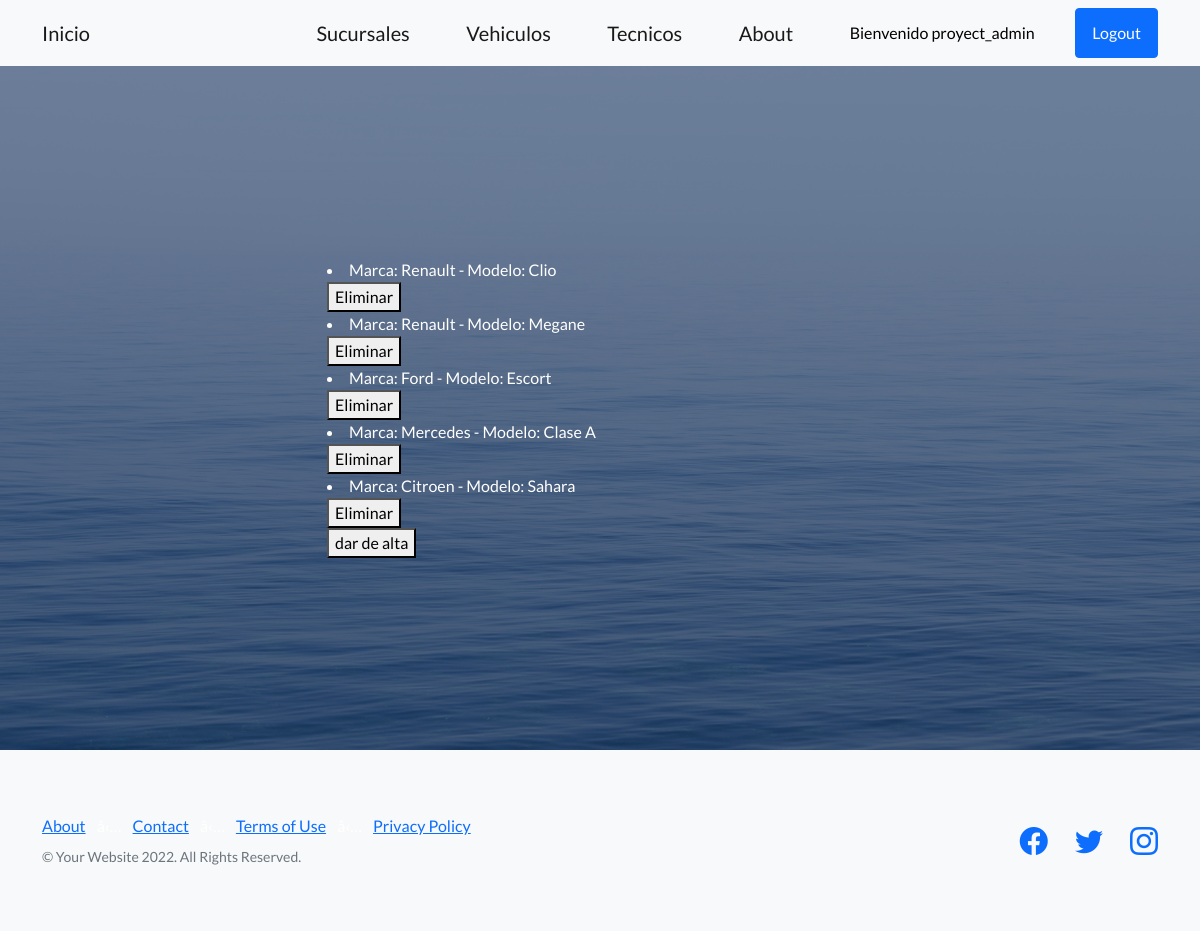
/readveh/ (signed in), run on the app's committed database.
### app_final/models.py (models this page shows)
class Vehiculo(models.Model):
    marca = models.CharField(max_length=40)
    modelo = models.CharField(max_length=40)
    def __str__(self):
        return f'Marca: {self.marca} - Modelo: {self.modelo}'

### app_final/views.py (the view)
# urls.py: path('readveh/', ReadVehiculos, name='readveh'),
def ReadVehiculos(request):
    vehiculos = Vehiculo.objects.all()
    contexto = {'Vehiculos': vehiculos}
    return render(request, 'ReadVehiculos.html', contexto)

### Final/Templates/ReadVehiculos.html
{% extends 'padre.html' %}
{% block bloqueLibre1 %}
<body style="color: rgb(255, 255, 255)">
    {% for v in Vehiculos %}
        <li>{{v}}</li>
        <div>
            <form action="{% url 'delveh' v.modelo %}"  method="POST"> {% csrf_token %}
                <button type="submit">Eliminar</button>
            </form>
        </div>
    {% endfor %}
    <form action="{% url 'formvehi'%}">
        <button type="submit">dar de alta</button>
    </form>
        </div>
</body>
{% endblock bloqueLibre1 %}

### Final/Templates/padre.html (shortened to what this page needs)
<!DOCTYPE html>
<html lang="en">
    <head>
        {% load static %}
        <link href="https://cdn.jsdelivr.net/npm/bootstrap-icons@1.5.0/font/bootstrap-icons.css" rel="stylesheet" type="text/css" />
        <link href="{% static 'css/styles.css' %}" rel="stylesheet" />
    </head>
    <body>
        <nav class="navbar navbar-light bg-light static-top">
        <div class="container">
            <div style="margin-right:170px; padding-left: -150px !important;">
                <a class="navbar-brand" href="{% url 'home' %}">Inicio</a>
            </div>
            <a class="navbar-brand" href="{% url 'sucursales' %}">Sucursales</a>
            <a class="navbar-brand" href="{% url 'vehiculos' %}">Vehiculos</a>
            <a class="navbar-brand" href="{% url 'tecnicos' %}">Tecnicos</a>
            <a class="navbar-brand" href="{% url 'about' %}">About</a>
            {% if user.is_authenticated %}
                <a style="color: Black;">Bienvenido {{user.username}}</a>
                <a class="btn btn-primary" href="{% url 'logout' %}">Logout</a>
            {% else %}
                <a class="btn btn-primary" href="{% url 'login' %}">Login</a>
                <a class="btn btn-primary" href="{% url 'register' %}">SignIn</a>
            {% endif %}
            </div>
        </nav>
        <header class="masthead">
            <div class="container position-relative">
                <div class="row justify-content-center">
                    <div class="col-xl-6">
                        {% block bloqueLibre1 %}
                        {% endblock bloqueLibre1 %}
        <footer class="footer bg-light">
            <div class="container">
                <div class="row">
                    <div class="col-lg-6 h-100 text-center text-lg-start my-auto">
                        <ul class="list-inline mb-2">
                            <li class="list-inline-item"><a href="#!">About</a></li>
                            <li class="list-inline-item">â‹…</li>
                            <li class="list-inline-item"><a href="#!">Contact</a></li>
                            <li class="list-inline-item">â‹…</li>
                            <li class="list-inline-item"><a href="#!">Terms of Use</a></li>
                            <li class="list-inline-item">â‹…</li>
                            <li class="list-inline-item"><a href="#!">Privacy Policy</a></li>
                        </ul>
                        <p class="text-muted small mb-4 mb-lg-0">&copy; Your Website 2022. All Rights Reserved.</p>
                    </div>
                    <div class="col-lg-6 h-100 text-center text-lg-end my-auto">
                        <ul class="list-inline mb-0">
                            <li class="list-inline-item me-4">
                                <a href="#!"><i class="bi-facebook fs-3"></i></a>
                            </li>
                            <li class="list-inline-item me-4">
                                <a href="#!"><i class="bi-twitter fs-3"></i></a>
                            </li>
                            <li class="list-inline-item">
                                <a href="#!"><i class="bi-instagram fs-3"></i></a>
                            </li>
                        </ul>
                    </div>
                </div>
            </div>
        </footer>
    </body>
</html>

### data on the page
Vehiculo: marca+modelo "Marca: Renault - Modelo: Clio"
Vehiculo: marca+modelo "Marca: Renault - Modelo: Megane"
Vehiculo: marca+modelo "Marca: Ford - Modelo: Escort"
Vehiculo: marca+modelo "Marca: Mercedes - Modelo: Clase A"
Vehiculo: marca+modelo "Marca: Citroen - Modelo: Sahara"

### other printed values
{{ user.username }} "proyect_admin"
